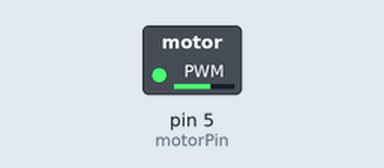
A sketch run on a simulated Arduino Uno, built with avr-gcc and run on an emulated ATmega328P. On the bench: switched loads named in the sketch (green lamp = pin HIGH). What the sketch prints to the serial monitor is not drawn.

Above: at 0.05 s.
At 5.35 s:
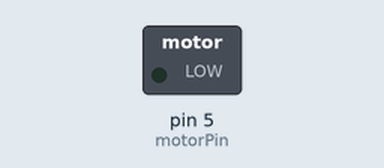
Timing chart, 0 to 7.0 s (numbered marks = the images above):
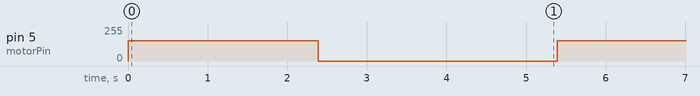

Measured:
- by itself, pin 5 (motorPin): alternates 153/255 for 2.4 s and 0/255 for 3.0 s

The sketch:

GPIO_vibration-disc.ino
```cpp
const int motorPin = 5;

void setup() {
    Serial.begin(9600);
    pinMode(motorPin, OUTPUT);
}

void loop() {

    for (int x = 0; x < 154; x ++) {
        analogWrite(motorPin, 153);
        Serial.print("Pulse val: ");
        Serial.println(x);
        delay(10);
    };

    analogWrite(motorPin, 0);
    delay(3000);
}
```
